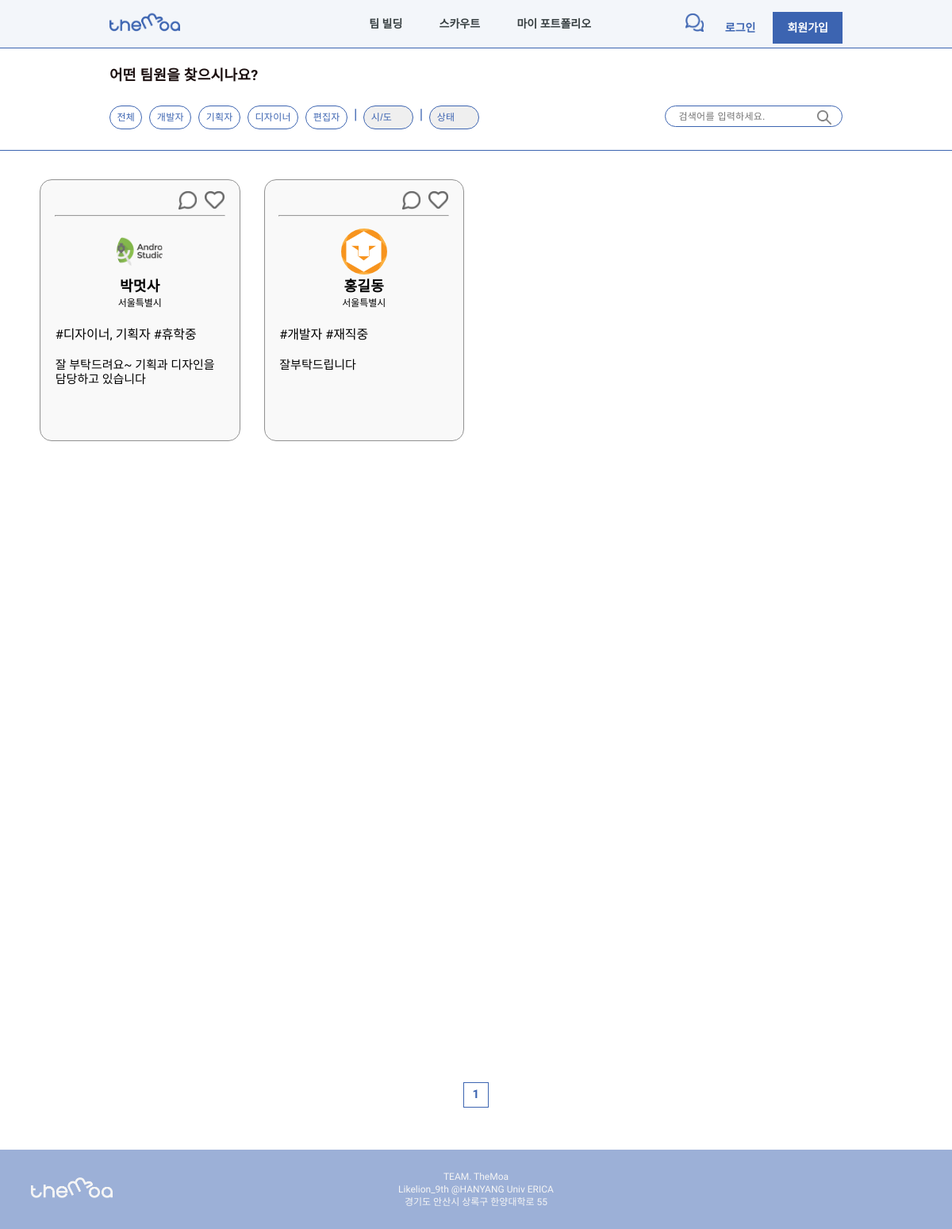
/scout/, run on an earlier commit of the app's database.
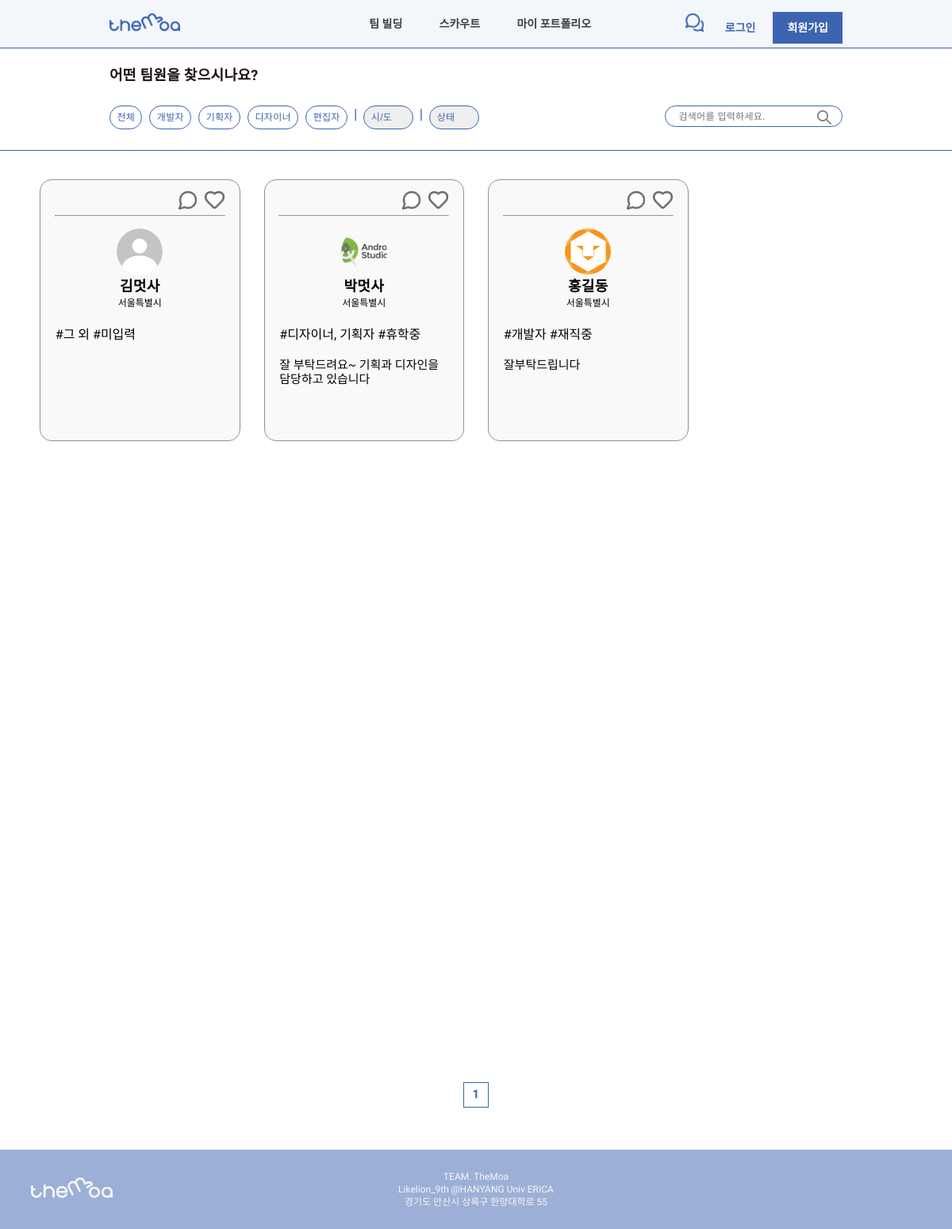
And on a later commit of the database.
### users/models.py (models this page shows)
class User(AbstractUser):
    image = models.ImageField(default="image/users/none/profile_default.png", upload_to="image/users" , blank=True, null=False)
    name = models.CharField(default='', max_length=300)
    birth_date = models.DateField(default=timezone.now)
    address_sido = models.CharField(default='', choices=LOCATE_CHOICES, max_length=200)
    address_gungu = models.CharField(default='', max_length=200)
    career = models.CharField(default='0', max_length=200, choices=CAREER_CHOICES)
    state = models.CharField(default='', blank=True, null=False, max_length=200, choices=STATE_CHOICES)
    role = MultiSelectField(default='Etc', choices=ROLE_CHOICES, max_choices=4, max_length=200)
    intro = models.TextField(default="", blank=True, null=False)

### scout/views.py (the view)
# urls.py: path('', user, name='user'),
def user(request):
    if request.user.id:
        user_instance = User.objects.get(pk=request.user.id)
    else:
        user_instance = None
    users = User.objects.all().order_by('-id')
    max_index = len(users) / LIST_RANGE
    paginator = Paginator(users, LIST_RANGE)
    page = request.GET.get('page')
    users = paginator.get_page(page)
    current_page = int(page) if page else 1
    start_index = int((current_page - 1) / PAGE_RANGE) * PAGE_RANGE
    end_index = start_index + PAGE_RANGE
    if end_index >= max_index:
        end_index = max_index
    page_range = []
    for index in range(int(start_index), int(end_index) + 1):
        page_range.append(index + 1)
    context = {
        'current_user':user_instance,
        'users': users,
        'page_range':page_range,
    }
    return render(request, 'scout/user.html', context)

### templates/scout/user.html (shortened to what this page needs)
{% extends '../base.html' %}
        {% block extrahead %}
        {% load static %}
            <link rel="stylesheet" href="{% static 'css/base.css' %}">
            <link rel="stylesheet" href="{% static 'css/team_build/team_build.css' %}">
            <link rel="stylesheet" href="{% static 'css/scout/user.css' %}">
        {% endblock %}
    {% block content %}
    <div>
        <div class="search-box">
            <div class="search-container">
                <p>어떤 팀원을 찾으시나요?</p>
                <div class="search-wrapper">
                    <a href="{% url 'scout:user' %}">전체</a>
                    <a href="{% url 'scout:user_search' 'Developer' %}">개발자</a>
                    <a href="{% url 'scout:user_search' 'Planner' %}">기획자</a>
                    <a href="{% url 'scout:user_search' 'Designer' %}">디자이너</a>
                    <a href="{% url 'scout:user_search' 'Editor' %}" style="margin-right: 0;">편집자</a>
                    <div class="stick">|</div>
                    <select name="" id="" onchange="location.href='/scout/search_text/'+this.value">
                        <option value="">시/도</option>
                    </select>
                    <div class="stick">|</div>
                    <select name="" id="" onchange="location.href='/scout/search_text/'+this.value">
                        <option value="">상태</option>
                    </select>
                    <div class="form">
                        <input type="text" name="input-text" placeholder="검색어를 입력하세요.">
                        <button onclick="search()"></button>
                    </div>
                </div>
            </div>
        </div>
        <div class="users-container">
        {% block users %}
            {% for user_instance in users %}
                <div class="user-card" onclick="location.href='/portfolio/{{user_instance.id}}'">
                    <div class="card-nav">
                        <a href="{% url 'chat:create_chat_room' user.id user_instance.id %}">
                            <div class="chat" style="background-image: url('../../static/img/scout/chat.png');"></div>
                        </a>
                        <a href="{% if user.is_authenticated %} {% url 'scout:user_like' user_instance.id %} {% else %} {% url 'users:login' %} {% endif %}">
                            <div class="wish" style="background-image: url('../../static/img/scout/like.png');"></div>
                        </a>
                    </div>
                    <hr>
                    <img class="user-img" src="../../media/{{user_instance.image}}" alt="프로필 사진">
                    <div class="user-name">
                        {{user_instance.name}}
                    </div>
                    <div class="user-address">
                        {{user_instance.get_address_sido_display}}
                    </div>
                    <div class="card-content">
                        <p class="user-info">
                            <br>
                            #{{user_instance.get_role_display}} #{{user_instance.get_state_display}}
                            <br><br>
                        </p>
                        <div class="user-intro">
                            {{user_instance.intro}}
                        </div>
                    </div>
                </div>
            {% endfor %}
        {% endblock %}
        </div>
        <div class="page-container">
            <div class="page-wrapper">
                {% for page in page_range %}
                    <a class="page-box" href="?page={{page}}">{{page}}</a>
                {% endfor %}
            </div>
        </div>
    </div>
    {% endblock %}

What changed in the data, as far as the page shows it:
added User: image (placeholder picture), name "김멋사", address_sido "서울특별시", role "그 외", state "미입력"
